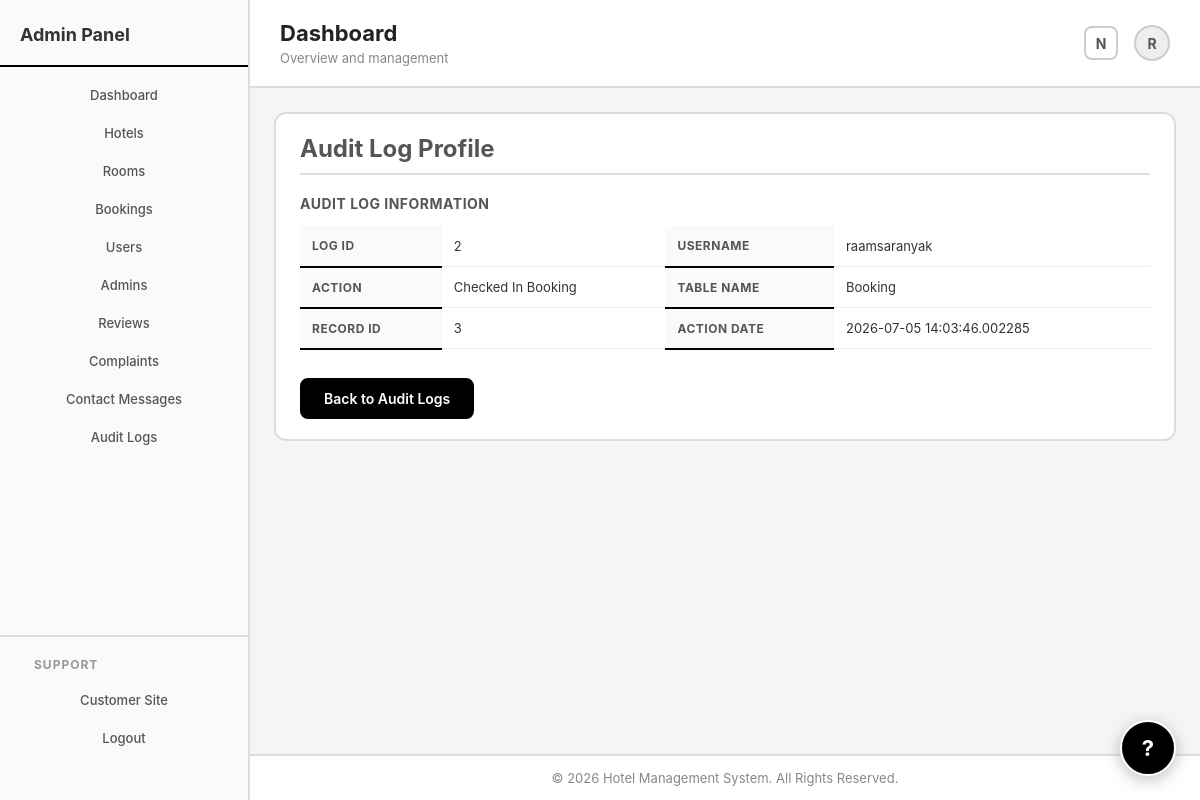
The app's page /admin/audit_log/2 (signed in) with its own data.
### hotel/models.py (models this page shows, shortened)
class User(db.Model,UserMixin):
    user_id=db.Column(db.Integer,primary_key=True,)
    username=db.Column(db.String(50),unique=True,index=True,nullable=False)
    password=db.Column(db.String(70),nullable=False)
    email=db.Column(db.String(50),unique=True,index=True,nullable=False)
    role=db.Column(db.String(15),index=True,nullable=False,default="customer")
    account_status=db.Column(db.String(20),index=True,nullable=False,default="ACTIVE")
    created_date_time=db.Column(db.DateTime,index=True,nullable=False,default=datetime.utcnow)
    deleted_at=db.Column(db.DateTime,index=True,nullable=True,default=None)
    customer_details=db.relationship("Customer_Details",backref="user",uselist=False)
    booking_records=db.relationship("Booking",backref="user")
    guests=db.relationship("Guest",backref="user")
    reviews=db.relationship("Review",backref="user")
    complaints=db.relationship("Complaint",backref="user")
    audit_logs=db.relationship("AuditLog",backref="user")
    created_rooms=db.relationship("Room",foreign_keys="Room.created_by",backref="admin_creator")
    updated_rooms=db.relationship("Room",foreign_keys="Room.updated_by",backref="admin_updater")

class AuditLog(db.Model):
    log_id = db.Column(db.Integer, primary_key=True)
    user_id = db.Column(db.Integer, db.ForeignKey("user.user_id"), index=True)
    action_performed = db.Column(db.String(200), index=True)
    table_name = db.Column(db.String(100), index=True)
    record_id = db.Column(db.Integer, index=True)
    action_datetime = db.Column(db.DateTime, index=True)

### hotel/routes/admin_routes.py (the view)
@app.route("/admin/audit_log/<int:log_id>")
@login_required
def audit_log_profile(log_id):
    if current_user.role!="admin":
        flash("Access Denied","danger")
        return redirect(url_for("home"))
    log=AuditLog.query.get_or_404(log_id)
    return render_template(
        "admin/audit_log_profile.html",
        log=log
    )

### hotel/models.py (called while the page is built)
@login_manager.user_loader
def load_user(user_id):
    return User.query.get(int(user_id))

### hotel/templates/admin/audit_log_profile.html (shortened to what this page needs)
{% extends "layouts/admin_layout.html" %}
{% block content %}
<div class="admin-page">
    <div class="admin-card">
        <h1 class="admin-heading">Audit Log Profile</h1>
        <section class="admin-section">
            <h2>Audit Log Information</h2>
            <table class="booking-table">
                <tr>
                    <th>Log ID</th>
                    <td>{{log.log_id}}</td>
                    <th>Username</th>
                    <td>{{log.user.username}}</td>
                </tr>
                <tr>
                    <th>Action</th>
                    <td>{{log.action_performed}}</td>
                    <th>Table Name</th>
                    <td>{{log.table_name}}</td>
                </tr>
                <tr>
                    <th>Record ID</th>
                    <td>{{log.record_id}}</td>
                    <th>Action Date</th>
                    <td>{{log.action_datetime}}</td>
                </tr>
            </table>
        </section>
        <div class="form-actions">
            <a class="primary-button" href="{{url_for('manage_audit_logs')}}">Back to Audit Logs</a>
        </div>
    </div>
</div>
{% endblock %}

### hotel/templates/layouts/admin_layout.html (shortened to what this page needs)
<!DOCTYPE html>
<html lang="en">
<head>
    <link rel="stylesheet" href="{{url_for('static',filename='css/style.css')}}">
</head>
<body>
    <div class="admin-layout">
        <aside class="admin-sidebar">
            <h2>Admin Panel</h2>
            <nav>
                <ul>
                    <li><a href="{{url_for('admin_dashboard')}}">Dashboard</a></li>
                    <li><a href="{{url_for('manage_hotels')}}">Hotels</a></li>
                    <li><a href="{{url_for('manage_rooms')}}">Rooms</a></li>
                    <li><a href="{{url_for('manage_bookings')}}">Bookings</a></li>
                    <li><a href="{{url_for('manage_users')}}">Users</a></li>
                    <li><a href="{{url_for('manage_admins')}}">Admins</a></li>
                    <li><a href="{{url_for('manage_reviews')}}">Reviews</a></li>
                    <li><a href="{{url_for('manage_complaints')}}">Complaints</a></li>
                    <li><a href="{{url_for('manage_contact_messages')}}">Contact Messages</a></li>
                    <li><a href="{{url_for('manage_audit_logs')}}">Audit Logs</a></li>
                </ul>
            </nav>
            <div class="sidebar-bottom">
                <h3>Support</h3>
                <nav>
                    <ul>
                        <li><a href="{{url_for('home')}}">Customer Site</a></li>
                        <li><a href="{{url_for('logout')}}">Logout</a></li>
                    </ul>
                </nav>
            </div>
        </aside>
        <div class="admin-main">
            <header class="admin-header">
                <div class="admin-header-left">
                    <h1>{% block admin_title %}Dashboard{% endblock %}</h1>
                    <p>{% block admin_subtitle %}Overview and management{% endblock %}</p>
                </div>
                <div class="admin-header-right">
                    <span class="notification-icon" title="Notifications">N</span>
                    <div class="avatar">
                        {% if current_user.is_authenticated %}
                        {{current_user.username[0]|upper}}
                        {% else %}
                        A
                        {% endif %}
                    </div>
                </div>
            </header>
            <main class="admin-content">
                {% block content %}
                {% endblock %}
            </main>
            <footer class="admin-footer">
                <p>&copy; 2026 Hotel Management System. All Rights Reserved.</p>
            </footer>
        </div>
    </div>
    <a href="{{url_for('home')}}#contact" class="support-float-button" title="Contact Support">?</a>
</body>
</html>

### records on screen
User: username "R", user.username "raamsaranyak"
AuditLog: log_id "2", action_performed "Checked In Booking", table_name "Booking", record_id "3", action_datetime "2026-07-05 14:03:46.002285"
